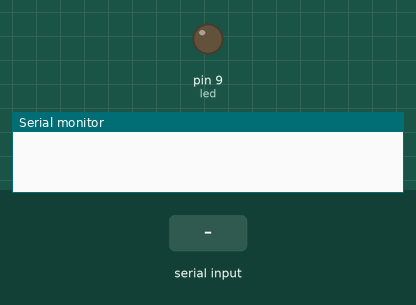
This sketch was run on a simulated Arduino Uno, built with avr-gcc and run on an emulated ATmega328P. Parts: output pins drawn as LEDs (lit = HIGH), the last lines printed to the serial monitor. The inputs (shaded band) are chosen by the test bench.

Above: at 1.2 s.
1.3 s: byte 30 received over Serial
At 2.5 s:
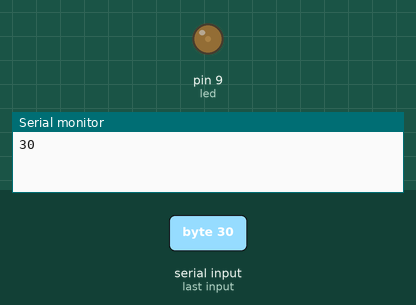
2.8 s: byte 90 received over Serial
At 3.8 s:
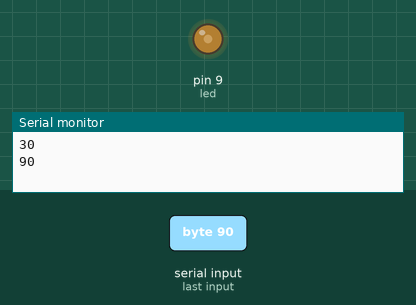
Timing chart, 0 to 5.8 s (numbered marks = the images above; inputs shaded):
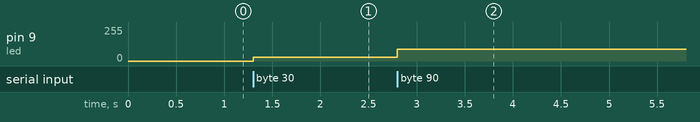

The sketch:

UART_Slave_Pot.ino
```cpp
int led = 9;
int ledState;

void setup() {
  pinMode(led, OUTPUT);
  Serial.begin(9600);

}

void loop() {
  if (Serial.available()) {
    ledState = Serial.read();
    Serial.println(ledState);
    analogWrite(led, ledState);
    delay(10);
  }
}
```

Measured:
- after the input at 1.3 s, pin 9 (led): 0/255 → 30/255 at once
- after the input at 2.8 s, pin 9 (led): 30/255 → 90/255 at once
